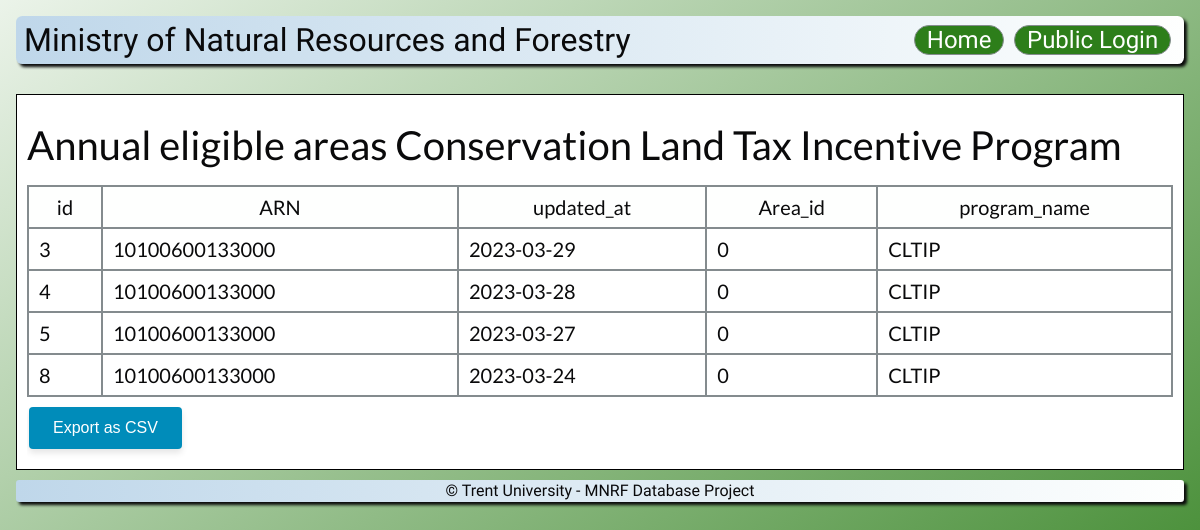
The page /pages/annual-eligible-cltip.php on the database its author committed.
### tables this page shows
CREATE TABLE `EligibleAreaUpdates` (
  `id` int(11) NOT NULL,
  `ARN` bigint(15) NOT NULL,
  `updated_at` date NOT NULL,
  `Area_id` int(11) DEFAULT NULL
);

CREATE TABLE `CLTIP` (
  `program_name` varchar(255) NOT NULL,
  `ARN` bigint(15) NOT NULL
);

### pages/annual-eligible-cltip.php (the view, shortened to what this page needs)
<?php
$currentYear = date('Y');
$pdo = connectDB();
$queryYear = "SELECT EAU.*, CLTIP.program_name
              FROM EligibleAreaUpdates EAU
              JOIN CLTIP ON EAU.ARN = CLTIP.ARN
              WHERE YEAR(EAU.updated_at) = '$currentYear'
              AND CLTIP.program_name = 'CLTIP'";
$stmtYear = $pdo->prepare($queryYear);
$stmtYear->execute();
$hasEntriesYear = $stmtYear->rowCount() > 0;
$rowDataYear = $stmtYear->fetchAll(PDO::FETCH_ASSOC);
$columnNames = !empty($rowDataYear) ? array_keys($rowDataYear[0]) : [];
?>
<!DOCTYPE html>
<html lang="en">
<head>
    <?php include "../includes/metadata.php" ?>
    <link rel="stylesheet" href="styles/master.css" />
</head>
<body>
    <?php include '../includes/header.php'; ?>
    <section class="section-box">
    <h1 class="section-title">Annual eligible areas Conservation Land Tax Incentive Program</h1>
    <?php
    if (!$hasEntriesYear) {
        echo "<p>No entries found.</p>";
    } else {
    ?>
        <div class="results">
        <table class="resultsTable">
    <thead>
        <tr>
            <?php foreach ($columnNames as $column): ?>
                <th scope="col">
                    <?= $column ?>
                </th>
            <?php endforeach; ?>
        </tr>
    </thead>
    <tbody>
        <?php
        foreach ($rowDataYear as $row): ?>
            <tr>
                <?php foreach ($row as $item): ?>
                    <td scope="row">
                        <?= $item ?>
                    </td>
                <?php endforeach ?>
            </tr>
        <?php endforeach ?>
    </tbody>
</table>
<form id="export_form_year" method="post" action="export-eligible.php">
    <button type="submit" class="export-btn">Export as CSV</button>
</form>
        </div>
    <?php } ?>
</section>
<?php include "../includes/footer.php" ?>
</body>
</html>

### styles/master.css (style rules this page uses)
:root { --offblack: #0A0A0B; --dullgreen: #2D7E1A; --bluetint: #BFD7EA; --softgray: #848B8E; --offwhite: #FEFFFE; min-height: 100vh; font-family: "Lato", sans-serif; color: var(--offblack); background-image: linear-gradient(to top left, var(--dullgreen), var(--offwhite) 110%); background-repeat: no-repeat; }
body { padding: 1rem; }
.results { height: 75%; overflow: auto; }
.resultsTable { display: table; width: 100%; }
.resultsTable, .resultsTable th, .resultsTable td { border-collapse: collapse; border: 0.1em solid #848B8E; box-sizing: border-box; padding: 0.5em; }
.section-box { border: 1px solid black; background-color: white; padding: 10px; margin: 10px 0; }
.section-title { margin-top: 20px; font-size: 2em; margin-bottom: 20px; }
body { font-size: 20px; }
.export-btn { background-color: #008CBA; border: none; color: white; text-align: center; display: inline-block; font-size: 1rem; padding: 12px 24px; margin: 10px 2px; cursor: pointer; text-decoration: none; border-radius: 4px; box-shadow: 0 4px 6px rgba(0, 0, 0, 0.1); transition: all 0.3s ease; }
.resultsTable thead { position: sticky; top: 0; background-color: var(--offwhite); }

### pages/annual-eligible-cltip.php (style rules this page uses)
.export-btn { background-color: #008CBA; border: none; color: white; text-align: center; display: inline-block; font-size: 1rem; padding: 12px 24px; margin: 10px 2px; cursor: pointer; text-decoration: none; border-radius: 4px; box-shadow: 0 4px 6px rgba(0, 0, 0, 0.1); transition: all 0.3s ease; }

### rows shown on the page
eligibleareaupdates: id "3", ARN "10100600133000", updated_at "2023-03-29", Area "0", cltip.program_name "CLTIP"
eligibleareaupdates: id "4", ARN "10100600133000", updated_at "2023-03-28", Area "0", cltip.program_name "CLTIP"
eligibleareaupdates: id "5", ARN "10100600133000", updated_at "2023-03-27", Area "0", cltip.program_name "CLTIP"
eligibleareaupdates: id "8", ARN "10100600133000", updated_at "2023-03-24", Area "0", cltip.program_name "CLTIP"

### other values the page prints
$column "id"
$column "ARN"
$column "updated_at"
$column "Area_id"
$column "program_name"
